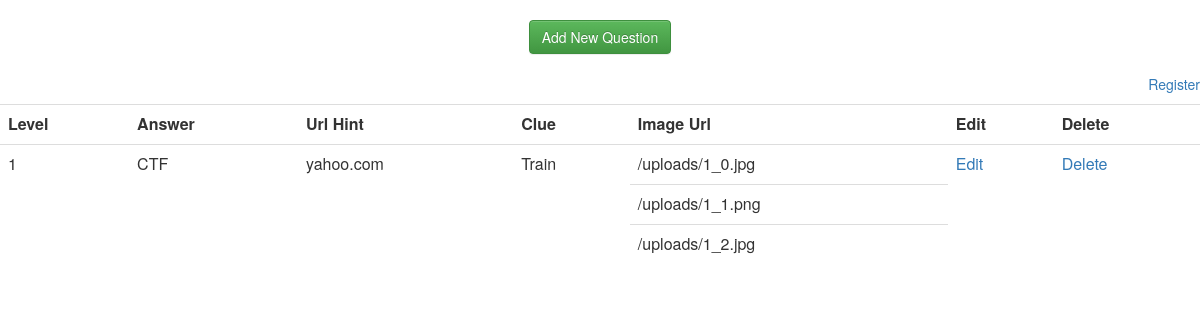
The page / on the database its author committed.
### tables this page shows
CREATE TABLE IF NOT EXISTS `questions` (
`level` int(10) unsigned NOT NULL,
  `answer` varchar(100) NOT NULL,
  `url_hint` varchar(100) NOT NULL,
  `img_count` int(10) NOT NULL,
  `clues` varchar(100) NOT NULL,
  `img0` varchar(100) DEFAULT NULL,
  `img1` varchar(100) DEFAULT NULL,
  `img2` varchar(100) DEFAULT NULL,
  `img3` varchar(100) DEFAULT NULL
);

### index.php (the view, shortened to what this page needs)
<html>
    <link type="text/css" rel="stylesheet" href="css/bootstrap.min.css" />
    <link type="text/css" rel="stylesheet" href="css/bootstrap-theme.min.css" />
	<body>
		<br>
		<center>
			<a href="add_question.html"><button class ="btn btn-success">Add New Question</button></a>
		</center>
		<br>
		<?php
			if(isset($_SESSION["k_id"]))
				echo "<p align='right'>Welcome ".$_SESSION["name"]."</p>";
			else
				echo "<p align='right'><a href='register.php'>Register</a></p>";
			include 'dbaccess.php';
			$conn=mysqli_connect($hostname,$username,$password,$dbname);
			if($conn)
			{
				$query = sprintf("select level,answer,url_hint,img_count,clues from questions;");
				$result=mysqli_query($conn,$query);
				if(mysqli_num_rows($result) > 0)
				{
					echo "<table class='table 	' ><tr><th>Level</th><th>Answer</th><th>Url Hint</th><th>Clue</th><th>Image Url</th><th>Edit</th><th>Delete</th></tr>";
					while($row=mysqli_fetch_assoc($result))
					{
						$count=$row['img_count'];
						$level=$row['level'];
						echo "<tr>";
						echo "<td rowspan='".$count."'>".$row['level']."</td>";
						echo "<td rowspan='".$count."'>".$row['answer']."</td>";
						echo "<td rowspan='".$count."'>".$row['url_hint']."</td>";
						echo "<td rowspan='".$count."'>".$row['clues']."</td>";
						$flag=false;
						$i=0;
						$sql=sprintf("select img0,img1,img2,img3 from questions where level=%s;",$level);
						$urls=mysqli_query($conn,$sql);
						$url=mysqli_fetch_assoc($urls);
						while($i < $count)
						{
							if($flag==true)
							{
								echo "<tr>";
							}
							echo "<td>".$url['img'.$i] ."</td>";
							if($flag==false)
							{
								echo "<td rowspan='".$count."'><a href='edit.php?level=".$level."'>Edit</a></td>";
								echo "<td rowspan='".$count."'><a href='delete.php?level=".$level."'>Delete</a></td>";
								echo "</tr>";
								$flag=true;
							}
							$i++;
						}
						echo "</tr>";
					}
					echo "</table>";
				}
			}
		?>
	</body>
</html>

### rows shown on the page
questions: level "1", answer "CTF", url_hint "yahoo.com", clues "Train", img0 "/uploads/1_0.jpg", img1 "/uploads/1_1.png", img2 "/uploads/1_2.jpg"
